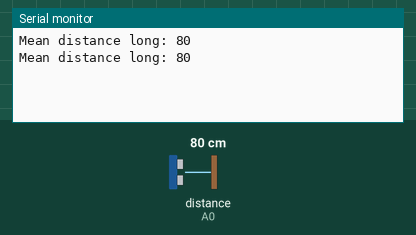
Recording of a sketch running on a simulated Arduino Uno, built with avr-gcc and run on an emulated ATmega328P. On the bench: the last lines printed to the serial monitor. The test bench sets the inputs (shaded band); at power-on: distance to the obstacle (sensor on A0) 80 cm.

Above: at 4.8 s.
4.9 s: distance to the obstacle (sensor on A0) set to 2 cm
At 7.1 s:
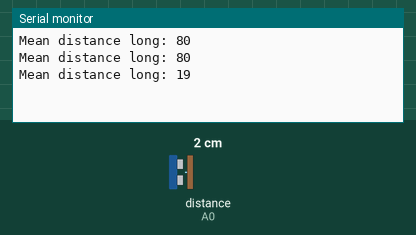
7.9 s: distance to the obstacle (sensor on A0) set to 35 cm
At 9.3 s:
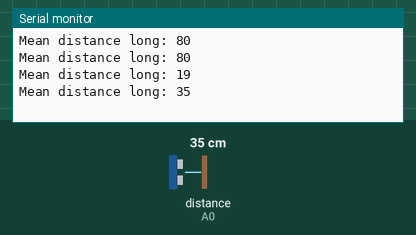
Timing chart, 0 to 10.9 s (numbered marks = the images above; inputs shaded):
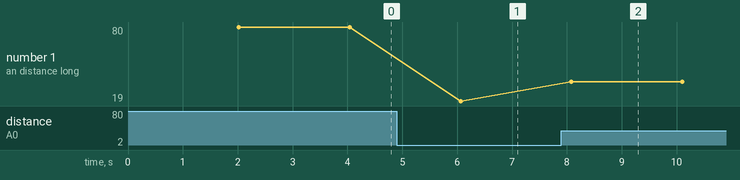

The sketch:

_4IRSensorsTest.ino
```cpp
#include <SharpIR.h>

#define ir A0
#define short 1080
#define long 20150
boolean done=false;


SharpIR sharpLong(ir, 25, 93, long);//front
SharpIR sharp1(A1, 25, 93, short); //right front
SharpIR sharp2(A2, 25, 93, short);//left front
SharpIR sharp3(A3, 25, 93, short);//left side

// ir: the pin where your sensor is attached
// 25: the number of readings the library will make before calculating a mean distance
// 93: the difference between two consecutive measurements to be taken as valid
// model: an int that determines your sensor:  1080 for GP2Y0A21Y
//                                            20150 for GP2Y0A02Y
//                                            (working distance range according to the datasheets)


void setup(){

  Serial.begin(9600);
  //pinMode (ir, INPUT);

}


void loop(){

  delay(2000);    // it gives you time to open the serial monitor after you upload the sketch

 if (done==false){  // it only runs the loop once


  int dis=sharpLong.distance();  // this returns the distance to the object you're measuring
  Serial.print("Mean distance long: ");  // returns it to the serial monitor
  Serial.println(dis);

  //int dis1=sharp1.distance();  // this returns the distance to the object you're measuring
  //Serial.print("Mean distance right front: ");  // returns it to the serial monitor
  //Serial.println(dis1);

  //int dis2=sharp2.distance();  // this returns the distance to the object you're measuring
  //Serial.print("Mean distance left front : ");  // returns it to the serial monitor
  //Serial.println(dis2);

  //int dis3=sharp3.distance();  // this returns the distance to the object you're measuring
  //Serial.print("Mean distance left side: ");  // returns it to the serial monitor
  //Serial.println(dis3);


done=false;

}

}
```

Measured:
- after the input at 4.9 s, the serial monitor: prints a new line after 1.2 s (image 1)
- after the input at 7.9 s, the serial monitor: prints a new line after 0.18 s (image 2)
- plotted number 1: 80 → 19 after the input at 4.9 s, 19 → 35 after the input at 7.9 s
